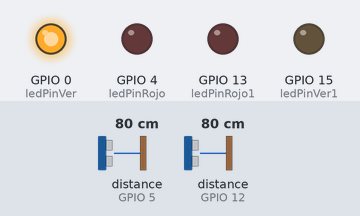
A sketch run on a simulated ESP8266 (NodeMCU). On the bench: output pins drawn as LEDs (lit = HIGH). Wiring (inferred from the names in the program): 2 × ultrasonic range finder: trigger GPIO 14, echo GPIO 12 / trigger GPIO 16, echo GPIO 5. The inputs (shaded band) are chosen by the test bench; at power-on: distance to the obstacle (sensors on GPIO 5, GPIO 12) 80 cm. The echo pulse lasts 58.3 µs per cm; WiFi joins after 1.5 s; servers stay silent unless stated; the local clock reads 2024-03-15 10:24:30 at power-on unless the sketch sets it; pins used as bus, display or sensor lines are not drawn; what the sketch prints to the serial monitor is not drawn.

Above: at 2.7 s.
2.8 s: distance to the obstacle (sensor on GPIO 5) set to 28 cm
6.1 s: distance to the obstacle (sensor on GPIO 5) set to 23 cm
At 7.7 s:
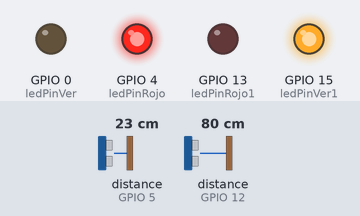
9.4 s: distance to the obstacle (sensor on GPIO 12) set to 29 cm
12.7 s: distance to the obstacle (sensor on GPIO 12) set to 25 cm
At 16.1 s:
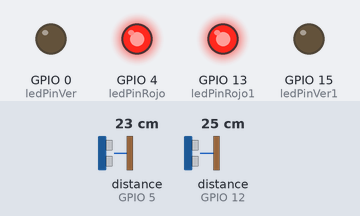
17.1 s: distance to the obstacle (sensor on GPIO 5) set to 35 cm
At 20.7 s:
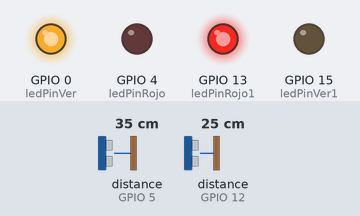
21.4 s: distance to the obstacle (sensor on GPIO 5) set to 2 cm
At 26.8 s:
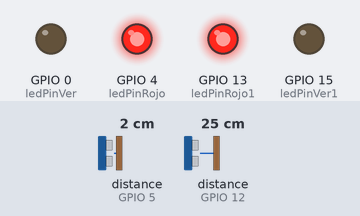
Timing chart, 0 to 28.3 s (numbered marks = the images above; inputs shaded):
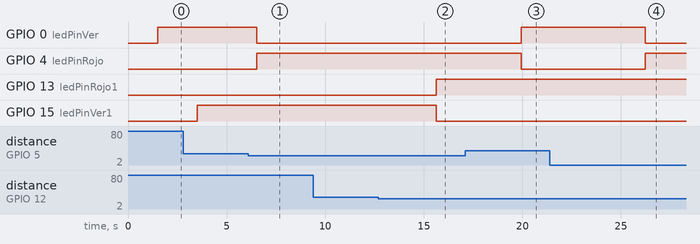

The sketch:

wifi_ultrasonico_25cm.ino
```cpp
//------------- Librerias utilizadas --------------------------------------------//

#include <ESP8266WiFi.h>
#include <FirebaseArduino.h>
#include <time.h>
#include <ESP8266HTTPClient.h>

//Host del proyecto
#define FIREBASE_HOST ""
//Secret de la BD
#define FIREBASE_AUTH ""

// Nombre de mi red Wi-Fi
#define WIFI_SSID ""
// Password de mi red WiFi
#define WIFI_PASSWORD ""

//variable de cadena de texto
String msjenviado;

//Pin digital GPIO4 - D2 del ESP8266 para el Trigger del sensor SENSOR ULTRASÓNICO
const int Trigger = 16;
//Pin digital GPIO2 - D4 del ESP8266 para el Trigger del sensor SENSOR ULTRASÓNICO
const int Echo = 5;
//Se declara el pin al que se conecta el LED
int ledPinRojo = 4; // GPIO14 es el D5 de la placa ESP8266
int ledPinVer = 0; // GPIO14 es el D5 de la placa ESP8266

//Pin digital GPIO4 - D2 del ESP8266 para el Trigger del sensor SENSOR ULTRASÓNICO
const int Trigger1 = 14;
//Pin digital GPIO2 - D4 del ESP8266 para el Trigger del sensor SENSOR ULTRASÓNICO
const int Echo1 = 12;
//Se declara el pin al que se conecta el LED
int ledPinRojo1 = 13; // GPIO14 es el D5 de la placa ESP8266
int ledPinVer1 = 15; // GPIO14 es el D5 de la placa ESP8266
// Se define una variable que tomará la hora para Mex Central
// del NTP de la función strFechaHora()
String strFechaHoraNTP;
String strFechaNTP;

// --------------------------------------------------------------------------------//

// -----------------------INICIO DEL SETUP ---------------------------------------//
void setup() {
  Serial.begin(115200);

  // PINES DEL SENSOR ULTRASONICO
  pinMode(Trigger, OUTPUT); //pin como salida  SENSOR ULTRASÓNICO
  pinMode(Echo, INPUT);  //pin como entrada  SENSOR ULTRASÓNICO
  digitalWrite(Trigger, LOW);//Inicializamos el pin con 0 SENSOR ULTRASÓNICO
  pinMode(ledPinRojo,OUTPUT);//Declaramos el pin rojo como salida
  pinMode(ledPinVer,OUTPUT);//Declaramos el pin verde como salida

  // PINES DEL SENSOR ULTRASONICO 2
  pinMode(Trigger1, OUTPUT); //pin como salida  SENSOR ULTRASÓNICO
  pinMode(Echo1, INPUT);  //pin como entrada  SENSOR ULTRASÓNICO
  digitalWrite(Trigger1, LOW);//Inicializamos el pin con 0 SENSOR ULTRASÓNICO
  pinMode(ledPinRojo1,OUTPUT);//Declaramos el pin rojo como salida
  pinMode(ledPinVer1,OUTPUT);//Declaramos el pin verde como salida


  // conectando al Wi-Fi.
  WiFi.begin(WIFI_SSID, WIFI_PASSWORD);

  //------- Haciendo petición del tiempo a una NTP (Network Time Protocol) -------//
  // CONFIGURACIÓN DE ZONA HORARIA EN ÉSTE CASO PARA MÉXICO
  // configtime (timezone, dst, servidores ntp
  // para México el time zone = -6 * 3600, dst = 0, "pool.ntp.org", "time.nist.gov"

  configTime(-21600, 0, "pool.ntp.org", "time.nist.gov");

  //---------------------- Fin de petición del tiempo ---------------------------//

  Serial.print("Conectando");

  // Si el estado de conección es diferente al de "Conectado"
  // envía un punto suspensivo en espera de conección
  while (WiFi.status() != WL_CONNECTED) {
    Serial.print(".");
    delay(500);
  }

  Serial.println();
  // Al activarse la conección se envía un mensaje
  Serial.print("Conectado: ");
  // Se visualiza la dirección IP asignada al módulo ESP8266
  Serial.println(WiFi.localIP());
  Serial.println();

  //----CONEXION DE FIREBASE------//
  Firebase.begin(FIREBASE_HOST, FIREBASE_AUTH);

}
// ------------------------- FIN DEL SETUP ---------------------------------------//

int conta = 1;


  // ------  CODIGO DEL CALCULO DE LA HORA Y FECHA  DE LA RED NTP ---------------//
  String strFechaHora(){
  time_t now;
  time(&now);
  char time_output[30];
  // strftime(time_output, 30, "%a  %d-%m-%y %T", localtime(&now));
  // %d = día   %m = mes   %y = año   %T = 24 hrs
  strftime(time_output, 30, "%d-%m-%y %T", localtime(&now));
  return String(time_output); // Respuesta: Día, Fecha y Hora
  }

  String fecha(){
  time_t now;
  time(&now);
  char date[30];
  // strftime(time_output, 30, "%a  %d-%m-%y %T", localtime(&now));
  // %d = día   %m = mes   %y = año   %T = 24 hrs
  strftime(date, 30, "%d-%m-%y", localtime(&now));
  return String(date); // Respuesta: Día, Fecha y Hora
  }

  // ------  FIN DE CODIGO DEL CALCULO DE LA HORA Y FECHA  DE LA RED NTP -------//


// ------------------------------ LOOP ------------------------------------------//

void loop(){
  // se guarda en la variable strFechaHoraNTP la fecha y hora de la función strFechaHora()
  strFechaHoraNTP = strFechaHora();
  // se guarda en la variable strFechaNTP la fecha de la función fecha()
  strFechaNTP = fecha();
  // se guarda en la variable strHoraNTP la hora de la función strHora()
  //strHoraNTP = strHora();

  // ------------------  CODIGO DEL SENSOR SENSOR ULTRASÓNICO 1 -------------------//


    long t; //timepo que demora en llegar el eco -- variable para el sensor PIR
    long d; //distancia en centimetros -- variable para el sensor PIR

    digitalWrite(Trigger, HIGH);
    delayMicroseconds(10);          //Enviamos un pulso de 10us
    digitalWrite(Trigger, LOW);

    t = pulseIn(Echo, HIGH); //obtenemos el ancho del pulso
    d = t/59;             //escalamos el tiempo a una distancia en cm


    if (d <= 25){
      Serial.print("Objeto detectado: ");
      Serial.print(d);      //Enviamos serialmente el valor de la distancia
      Serial.print("cm");
      Serial.println();
      digitalWrite(ledPinRojo,HIGH);
      digitalWrite(ledPinVer,LOW);
      delay(2000); //Hacemos una pausa de 2s

    //Asignando valores de tipo String
    Firebase.setString("Tienda_SuperH/"+strFechaNTP+"/"+strFechaHoraNTP+"/DeptoElectronica", "Objeto Detectado");
    if(Firebase.failed())
    {
      Serial.print("Seteando/estado sensor Fallido:");
      Serial.println(Firebase.error());
    return;
    }
    //---FIN DE LA CONDICIONAL DE OBJETO------//

    //---CONTADOR---//
    Serial.print("Contador:");
    Serial.println(conta);
    Firebase.setInt("SENSOR1/"+strFechaNTP+"/contador/",conta);
    conta = conta+1;

    delay(2000); //Hacemos una pausa de 2s

    }
    else
    {
    Serial.print("En espera...");
    Serial.println();
    Serial.println(strFechaHora());
    digitalWrite(ledPinVer,HIGH);
    digitalWrite(ledPinRojo,LOW);

    delay(2000);
    }

    // ------------------  CODIGO DEL SENSOR SENSOR ULTRASÓNICO 2 -------------------//

    long t1; //timepo que demora en llegar el eco -- variable para el sensor PIR
    long d1; //distancia en centimetros -- variable para el sensor PIR

    digitalWrite(Trigger1, HIGH);
    delayMicroseconds(10);          //Enviamos un pulso de 10us
    digitalWrite(Trigger1, LOW);

    t1 = pulseIn(Echo1, HIGH); //obtenemos el ancho del pulso
    d1 = t1/59;             //escalamos el tiempo a una distancia en cm


    if (d1 <= 25){
      Serial.print("Objeto detectado: ");
      Serial.print(d1);      //Enviamos serialmente el valor de la distancia
      Serial.print("cm");
      Serial.println();
      digitalWrite(ledPinRojo1,HIGH);
      digitalWrite(ledPinVer1,LOW);
      delay(2000); //Hacemos una pausa de 2s


    //Asignando valores de tipo String
    Firebase.setString("SENSOR2/"+strFechaNTP+"/"+strFechaHoraNTP+"/","Vehiculo Detectado");
    if(Firebase.failed())
    {
      Serial.print("Seteando/estado sensor Fallido:");
      Serial.println(Firebase.error());
    return;
    }
    //---FIN DE LA CONDICIONAL DE OBJETO------//

    //---CONTADOR---//
    Serial.print("Contador:");
    Serial.println(conta);
    Firebase.setInt("SENSOR2/"+strFechaNTP+"/contador/",conta);
    conta = conta+1;

    delay(2000); //Hacemos una pausa de 2s

    }
    else
    {
    Serial.print("En espera...");
    Serial.println();
    Serial.println(strFechaHora());
    digitalWrite(ledPinVer1,HIGH);
    digitalWrite(ledPinRojo1,LOW);
    delay(500);
    }

   // ------------------ FIN DEL CÓDIGO DEL SENSOR SENSOR ULTRASÓNICO-------------------//
}
```

Measured:
- the behaviour switches between 27 and 26 cm on distance to the obstacle (sensor on GPIO 5) (found by bisection; images 0 and 1)
- the behaviour switches between 27 and 26 cm on distance to the obstacle (sensor on GPIO 12) (found by bisection; images 1 and 2)
- after the input at 6.1 s, GPIO 0 (ledPinVer): HIGH → LOW after 0.42 s; GPIO 4 (ledPinRojo): LOW → HIGH after 0.42 s
- after the input at 9.4 s, every drawn part: stays the same
- after the input at 12.7 s, GPIO 13 (ledPinRojo1): LOW → HIGH after 2.9 s; GPIO 15 (ledPinVer1): HIGH → LOW after 2.9 s
- after the input at 17.1 s, GPIO 0 (ledPinVer): LOW → HIGH after 2.8 s; GPIO 4 (ledPinRojo): HIGH → LOW after 2.8 s
- after the input at 21.4 s, GPIO 0 (ledPinVer): HIGH → LOW after 4.8 s; GPIO 4 (ledPinRojo): LOW → HIGH after 4.8 s
